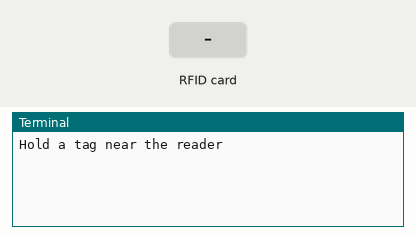
Bench run of a program on a simulated Raspberry Pi (BCM pin numbers). Shown: the last lines printed to the terminal. Inputs (shaded band) come from the test bench. The RFID card's data blocks start empty.

Above: at 1.2 s.
1.3 s: RFID card 5E 7A 19 C4 held to the reader
At 2.0 s:
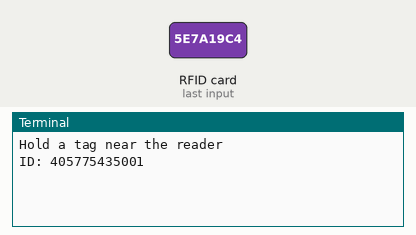
At 7.0 s:
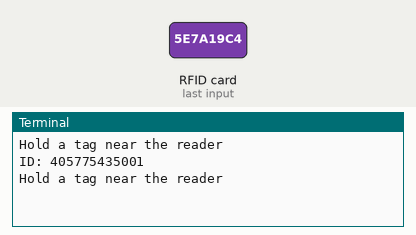

The program:

19_rfid_rc522.py
```python
from time import sleep
import sys
from mfrc522 import SimpleMFRC522
reader = SimpleMFRC522()

while True:
    print("Hold a tag near the reader")
    id, text = reader.read()
    print("ID: %s" % (id))
    sleep(5)
```

Measured:
- after the input at 1.3 s, the terminal: prints a new line at once (image 1)
